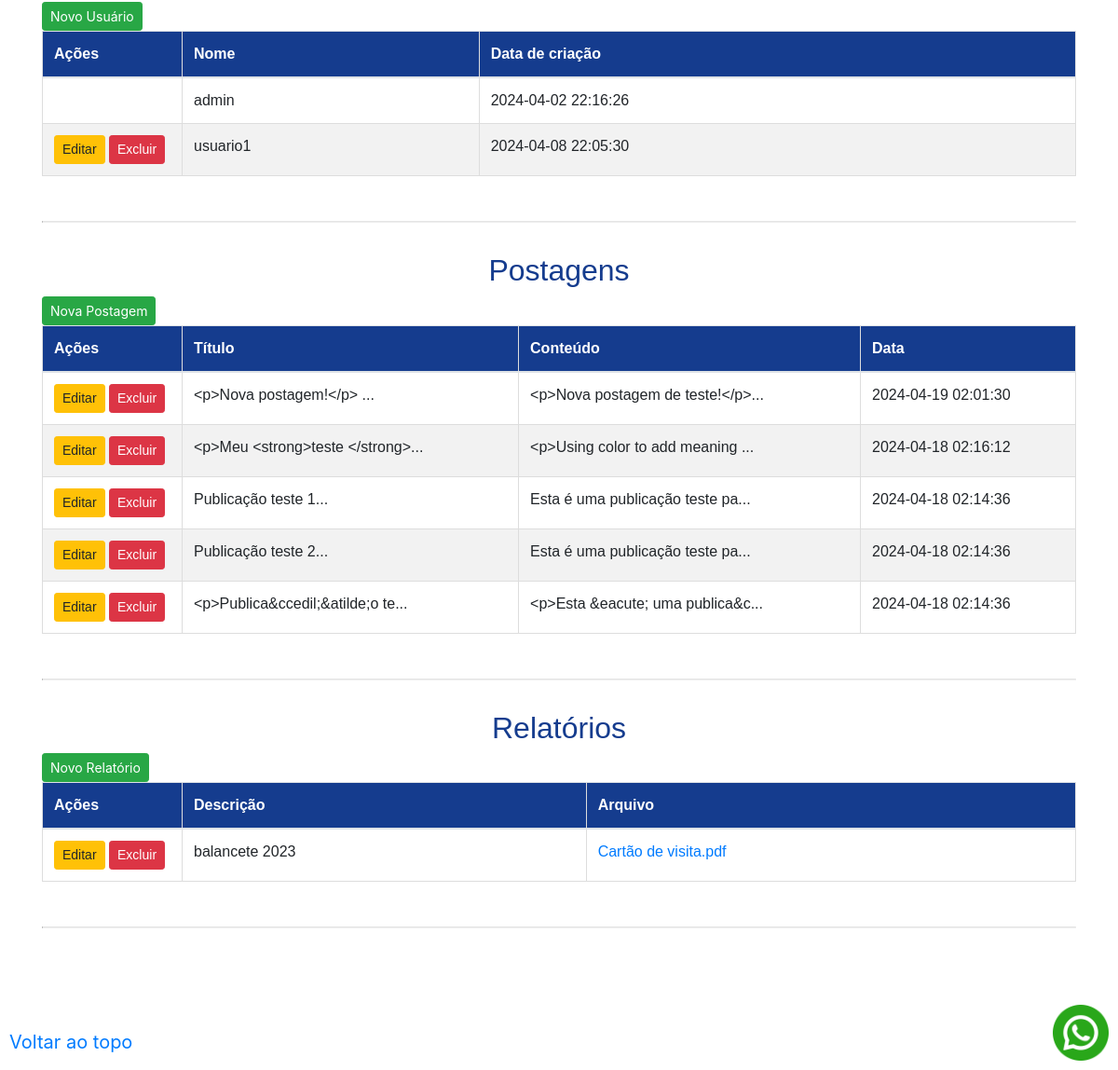
Page /admin (signed in, lower part) on the earlier database version.
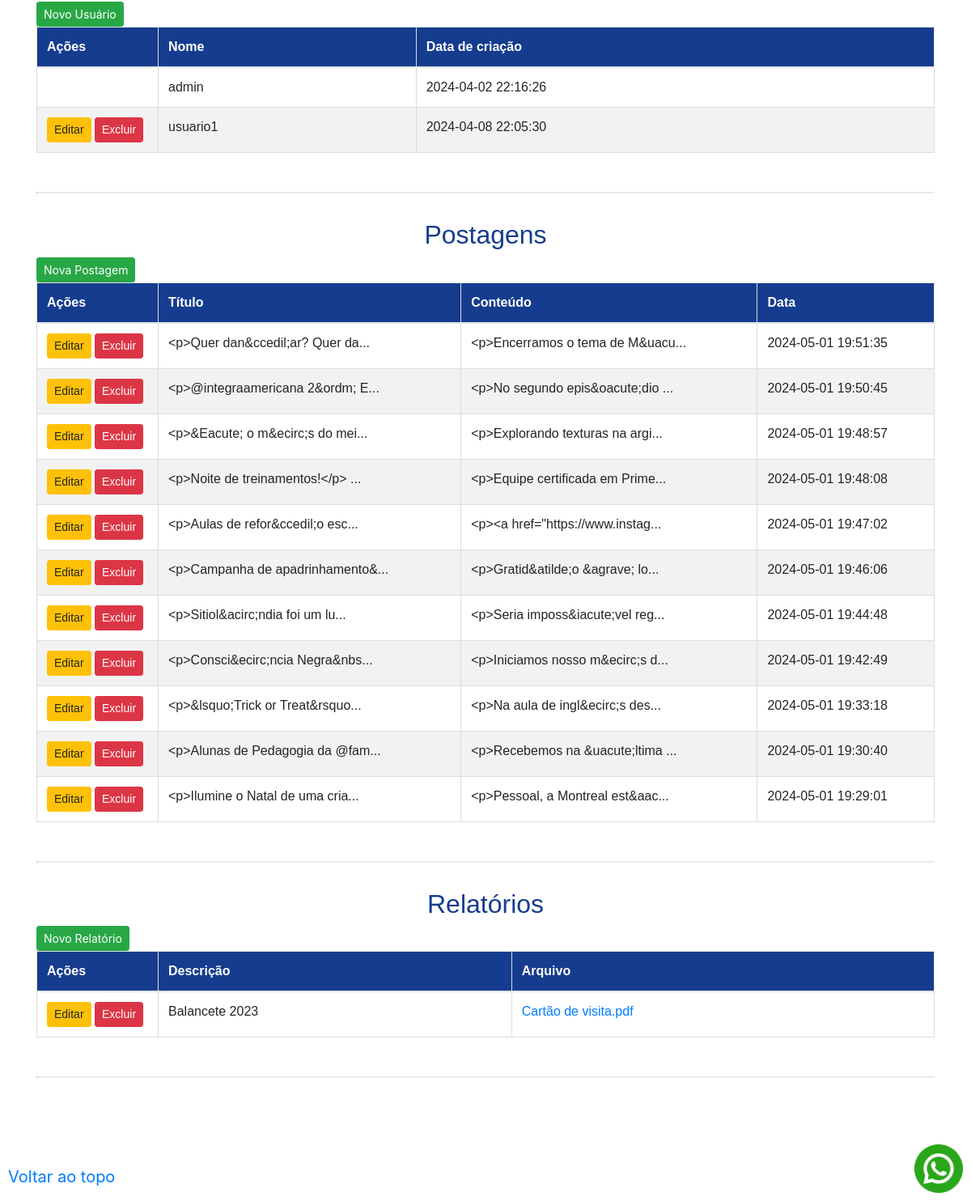
Same page on the later database version.
### tables this page shows
CREATE TABLE contato (
    id INTEGER PRIMARY KEY AUTOINCREMENT,
    created TIMESTAMP NOT NULL DEFAULT CURRENT_TIMESTAMP,
    whatsapp TEXT NOT NULL,
    facebook TEXT NOT NULL,
    instagram TEXT NOT NULL,
    email TEXT NOT NULL,
    endereco TEXT NOT NULL
);

CREATE TABLE usuarios (
    id INTEGER PRIMARY KEY AUTOINCREMENT,
    created TIMESTAMP NOT NULL DEFAULT CURRENT_TIMESTAMP,
    nome TEXT NOT NULL UNIQUE,
    senha TEXT NOT NULL
);

CREATE TABLE posts (
    id INTEGER PRIMARY KEY AUTOINCREMENT,
    created TIMESTAMP NOT NULL DEFAULT CURRENT_TIMESTAMP,
    title TEXT NOT NULL,
    content TEXT NOT NULL
);

CREATE TABLE reports (
  id INTEGER PRIMARY KEY AUTOINCREMENT,
  description TEXT NOT NULL,
  report_file BLOB NOT NULL,
  report_name TEXT NOT NULL
);

### app.py (the view)
@app.route('/admin')
@login_required
def admin():
    conn = get_db_connection()
    posts = conn.execute('SELECT * FROM posts').fetchall()
    contato = conn.execute('SELECT * FROM contato').fetchall()
    usuarios = conn.execute('SELECT * FROM usuarios').fetchall()
    reports = conn.execute('SELECT * FROM reports').fetchall()
    textos = conn.execute('SELECT * FROM textos').fetchall()
    conn.close()
    return render_template('admin.html', usuario=current_user.nome, posts=posts, contato=contato, usuarios=usuarios, reports=reports, textos=textos)

### app.py (called while the page is built)
def get_db_connection():
    conn = sqlite3.connect('database.db')
    conn.row_factory = sqlite3.Row
    return conn

@login_manager.user_loader
def load_user(user_id):
    conn = get_db_connection()
    usuario = conn.execute('SELECT * FROM usuarios WHERE id = ?',
                        (user_id,)).fetchone()
    conn.close()
    if usuario:
        return Usuario(usuario[0], usuario[1], usuario[2])
    return None

### templates/admin.html (shortened to what this page needs)
{% extends 'base2.html' %}
{% block content %}
	<br><br><br>
	<br><br>
	<br>
	<br>
    <br><a href="/logout">Sair</a>
	<br>
	<br>
    <br>
	<br>
	<br>
	<br>
	<div id="usuarios">
    <a href="{{ url_for('create_usuario') }}" class="btn btn-sm btn-success">Novo Usuário</a>
    <br>
    {% if not usuarios %}
        <p>Nenhuma usuário cadastrado.</p>
    {% else %}
        <table class="table">
            <thead>
                <tr>
                    <th width="150">Ações</th>
                    <th>Nome</th>
                    <th>Data de criação</th>
                </tr>
            </thead>
            <tbody>
                {% for usuario in usuarios %}
                    <tr>
                        <td width="150">
                        	{% if usuario.nome != 'admin' %}
                            <a href="{{ url_for('edit_usuario', id=usuario.id) }}" class="btn btn-sm btn-warning">Editar</a>
                            <a href="{{ url_for('excluir_usuario', id=usuario[0]) }}" class="btn btn-sm btn-danger">Excluir</a>
                            {% endif %}
                        </td>
                        <td>{{ usuario.nome }}</td>
                        <td>{{ usuario.created }}</td>
                    </tr>
                {% endfor %}
            </tbody>
        </table>
    {% endif %}
    </div>
	<br>
	<hr>
	<br>
	<div id="posts">
	<h2>Postagens</h2>
    <a href="{{ url_for('create_post') }}" class="btn btn-sm btn-success">Nova Postagem</a>
    <br>
    {% if not posts %}
        <p>Nenhuma postagem cadastrada.</p>
    {% else %}
        <table class="table">
            <thead>
                <tr>
                    <th width="150">Ações</th>
                    <th>Título</th>
                    <th>Conteúdo</th>
                    <th>Data</th>
                </tr>
            </thead>
            <tbody>
                {% for post in posts|sort(attribute='created', reverse=True) %}
                    <tr>
                        <td width="150">
                            <a href="{{ url_for('edit_post', id=post.id) }}" class="btn btn-sm btn-warning">Editar</a>
                            <a href="{{ url_for('excluir_post', id=post[0]) }}" class="btn btn-sm btn-danger">Excluir</a>
                        </td>
                        <td>{{ post.title[0:30] }}...</td>
                        <td>{{ post.content[0:30] }}...</td>
                        <td>{{ post.created }}</td>
                    </tr>
                {% endfor %}
            </tbody>
        </table>
    {% endif %}
    </div>
	<br>
	<hr>
	<br>
	<div id="reports">
	<h2>Relatórios</h2>
    <a href="{{ url_for('create_report') }}"  class="btn btn-sm btn-success">Novo Relatório</a>
    <br>
    {% if not reports %}
        <p>Nenhum relatório cadastrado.</p>
    {% else %}
        <table class="table">
            <thead>
                <tr>
                    <th width="150">Ações</th>
                    <th>Descrição</th>
                    <th>Arquivo</th>
                </tr>
            </thead>
            <tbody>
                {% for report in reports %}
                    <tr>
                        <td width="150">
                            <a href="{{ url_for('edit_report', id=report.id) }}" class="btn btn-sm btn-warning">Editar</a>
                            <a href="{{ url_for('excluir_report', id=report.id) }}" class="btn btn-sm btn-danger">Excluir</a>
                        </td>
                        <td>{{ report.description }}</td>
                        <td>
                        <a href="{{ url_for('download_report', id=report.id) }}">{{ report.report_name }}</a></td>
                    </tr>
                {% endfor %}
            </tbody>
        </table>
    {% endif %}
    </div>
	<br>
{% endblock %}

### templates/base2.html (shortened to what this page needs)
<!doctype html>
<html lang="en">
  <head>
    <link rel="stylesheet" href="https://stackpath.bootstrapcdn.com/bootstrap/4.3.1/css/bootstrap.min.css">
	<link rel="stylesheet" href="https://cdn.jsdelivr.net/npm/bootstrap@4.6.1/dist/css/bootstrap.min.css">
	<link rel="stylesheet" href="{{ url_for('static', filename='css/style.css') }}">
  </head>
  <body>
	{% for contato in contato %}
		<a class="navbar-brand" href="https://api.whatsapp.com/send?phone={{ contato['whatsapp'] }}&text=Olá! Venho a partir do site.">
		  <img src="{{ url_for('static', filename='img/whatsapp.png') }}" alt="Whatsapp" width="60" height="60" style="position: fixed; bottom: 10px; right: 10px; z-index: 100;">
		</a>
	{% endfor %}
	<a class="navbar-brand" href="#topo" style="position: fixed; bottom: 10px; left: 10px; z-index: 100;">Voltar ao topo</a>
    <div class="container">
        {% block content %} {% endblock %}
		<hr>
		<br><br><br>
	<br><br><br>
    </div>
  </body>
</html>

Differences in the rows shown:
removed posts: title "<p>Nova postagem!</p>", content "<p>Nova postagem de teste!</p>", created "2024-04-19 02:01:30"
removed posts: title "<p>Meu <strong>teste </strong>", content "<p>Using color to add meaning", created "2024-04-18 02:16:12"
removed posts: title "Publicação teste 1", content "Esta é uma publicação teste pa", created "2024-04-18 02:14:36"
removed posts: title "Publicação teste 2", content "Esta é uma publicação teste pa", created "2024-04-18 02:14:36"
removed posts: title "<p>Publica&ccedil;&atilde;o te", content "<p>Esta &eacute; uma publica&c", created "2024-04-18 02:14:36"
added posts: title "<p>Quer dan&ccedil;ar? Quer da", content "<p>Encerramos o tema de M&uacu", created "2024-05-01 19:51:35"
added posts: title "<p>@integraamericana 2&ordm; E", content "<p>No segundo epis&oacute;dio", created "2024-05-01 19:50:45"
added posts: title "<p>&Eacute; o m&ecirc;s do mei", content "<p>Explorando texturas na argi", created "2024-05-01 19:48:57"
added posts: title "<p>Noite de treinamentos!</p>", content "<p>Equipe certificada em Prime", created "2024-05-01 19:48:08"
added posts: title "<p>Aulas de refor&ccedil;o esc", content "<p><a href=\"https://www.instag", created "2024-05-01 19:47:02"
added posts: title "<p>Campanha de apadrinhamento&", content "<p>Gratid&atilde;o &agrave; lo", created "2024-05-01 19:46:06"
added posts: title "<p>Sitiol&acirc;ndia foi um lu", content "<p>Seria imposs&iacute;vel reg", created "2024-05-01 19:44:48"
added posts: title "<p>Consci&ecirc;ncia Negra&nbs", content "<p>Iniciamos nosso m&ecirc;s d", created "2024-05-01 19:42:49"
added posts: title "<p>&lsquo;Trick or Treat&rsquo", content "<p>Na aula de ingl&ecirc;s des", created "2024-05-01 19:33:18"
added posts: title "<p>Alunas de Pedagogia da @fam", content "<p>Recebemos na &uacute;ltima", created "2024-05-01 19:30:40"
added posts: title "<p>Ilumine o Natal de uma cria", content "<p>Pessoal, a Montreal est&aac", created "2024-05-01 19:29:01"
changed reports "Cartão de visita.pdf": description "balancete 2023" → "Balancete 2023"
